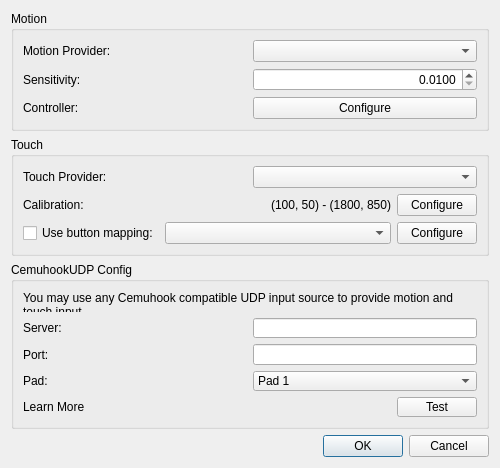
<?xml version="1.0" encoding="UTF-8"?>
<ui version="4.0">
 <class>ConfigureMotionTouch</class>
 <widget class="QDialog" name="ConfigureMotionTouch">
  <property name="windowTitle">
   <string>Configure Motion / Touch</string>
  </property>
  <property name="geometry">
   <rect>
    <x>0</x>
    <y>0</y>
    <width>500</width>
    <height>450</height>
   </rect>
  </property>
  <layout class="QVBoxLayout">
   <item>
    <widget class="QGroupBox" name="motion_group_box">
     <property name="title">
      <string>Motion</string>
     </property>
     <layout class="QVBoxLayout">
      <item>
       <layout class="QHBoxLayout">
        <item>
         <widget class="QLabel" name="motion_provider_label">
          <property name="text">
           <string>Motion Provider:</string>
          </property>
         </widget>
        </item>
        <item>
         <widget class="QComboBox" name="motion_provider"/>
        </item>
       </layout>
      </item>
      <item>
       <layout class="QHBoxLayout">
        <item>
         <widget class="QLabel" name="motion_sensitivity_label">
          <property name="text">
           <string>Sensitivity:</string>
          </property>
         </widget>
        </item>
        <item>
         <widget class="QDoubleSpinBox" name="motion_sensitivity">
          <property name="alignment">
           <set>Qt::AlignRight|Qt::AlignTrailing|Qt::AlignVCenter</set>
          </property>
          <property name="decimals">
           <number>4</number>
          </property>
          <property name="minimum">
           <double>0.010000000000000</double>
          </property>
          <property name="maximum">
           <double>10.000000000000000</double>
          </property>
          <property name="singleStep">
           <double>0.001000000000000</double>
          </property>
          <property name="value">
           <double>0.010000000000000</double>
          </property>
         </widget>
        </item>
       </layout>
      </item>
      <item>
       <layout class="QHBoxLayout">
        <item>
         <widget class="QLabel" name="motion_controller_label">
          <property name="text">
           <string>Controller:</string>
          </property>
         </widget>
        </item>
        <item>
         <widget class="QPushButton" name="motion_controller_button">
          <property name="text">
           <string>Configure</string>
          </property>
         </widget>
        </item>
       </layout>
      </item>
     </layout>
    </widget>
   </item>
   <item>
    <widget class="QGroupBox" name="touch_group_box">
     <property name="title">
      <string>Touch</string>
     </property>
     <layout class="QVBoxLayout">
      <item>
       <layout class="QHBoxLayout">
        <item>
         <widget class="QLabel" name="touch_provider_label">
          <property name="text">
           <string>Touch Provider:</string>
          </property>
         </widget>
        </item>
        <item>
         <widget class="QComboBox" name="touch_provider"/>
        </item>
       </layout>
      </item>
      <item>
       <layout class="QHBoxLayout">
        <item>
         <widget class="QLabel" name="touch_calibration_label">
          <property name="text">
           <string>Calibration:</string>
          </property>
         </widget>
        </item>
        <item>
         <widget class="QLabel" name="touch_calibration">
          <property name="text">
           <string>(100, 50) - (1800, 850)</string>
          </property>
          <property name="alignment">
           <set>Qt::AlignRight|Qt::AlignTrailing|Qt::AlignVCenter</set>
          </property>
         </widget>
        </item>
        <item>
         <widget class="QPushButton" name="touch_calibration_config">
          <property name="sizePolicy">
           <sizepolicy hsizetype="Maximum" vsizetype="Fixed">
            <horstretch>0</horstretch>
            <verstretch>0</verstretch>
           </sizepolicy>
          </property>
          <property name="text">
           <string>Configure</string>
          </property>
         </widget>
        </item>
       </layout>
      </item>
      <item>
       <layout class="QHBoxLayout">
        <item>
         <widget class="QCheckBox" name="touch_from_button_checkbox">
          <property name="sizePolicy">
           <sizepolicy hsizetype="Maximum" vsizetype="Fixed">
            <horstretch>0</horstretch>
            <verstretch>0</verstretch>
           </sizepolicy>
          </property>
          <property name="text">
           <string>Use button mapping:</string>
          </property>
         </widget>
        </item>
        <item>
         <widget class="QComboBox" name="touch_from_button_map"/>
        </item>
        <item>
         <widget class="QPushButton" name="touch_from_button_config_btn">
          <property name="sizePolicy">
           <sizepolicy hsizetype="Maximum" vsizetype="Fixed">
            <horstretch>0</horstretch>
            <verstretch>0</verstretch>
           </sizepolicy>
          </property>
          <property name="text">
           <string>Configure</string>
          </property>
         </widget>
        </item>
       </layout>
      </item>
     </layout>
    </widget>
   </item>
   <item>
    <widget class="QGroupBox" name="udp_config_group_box">
     <property name="title">
      <string>CemuhookUDP Config</string>
     </property>
     <layout class="QVBoxLayout">
      <item>
       <widget class="QLabel" name="udp_help">
        <property name="text">
         <string>You may use any Cemuhook compatible UDP input source to provide motion and touch input.</string>
        </property>
        <property name="alignment">
         <set>Qt::AlignLeading|Qt::AlignLeft|Qt::AlignTop</set>
        </property>
        <property name="wordWrap">
         <bool>true</bool>
        </property>
       </widget>
      </item>
      <item>
       <layout class="QHBoxLayout">
        <item>
         <widget class="QLabel" name="udp_server_label">
          <property name="text">
           <string>Server:</string>
          </property>
         </widget>
        </item>
        <item>
         <widget class="QLineEdit" name="udp_server">
          <property name="sizePolicy">
           <sizepolicy hsizetype="Minimum" vsizetype="Fixed">
            <horstretch>0</horstretch>
            <verstretch>0</verstretch>
           </sizepolicy>
          </property>
         </widget>
        </item>
       </layout>
      </item>
      <item>
       <layout class="QHBoxLayout">
        <item>
         <widget class="QLabel" name="udp_port_label">
          <property name="text">
           <string>Port:</string>
          </property>
         </widget>
        </item>
        <item>
         <widget class="QLineEdit" name="udp_port">
          <property name="sizePolicy">
           <sizepolicy hsizetype="Minimum" vsizetype="Fixed">
            <horstretch>0</horstretch>
            <verstretch>0</verstretch>
           </sizepolicy>
          </property>
         </widget>
        </item>
       </layout>
      </item>
      <item>
       <layout class="QHBoxLayout">
        <item>
         <widget class="QLabel" name="udp_pad_index_label">
          <property name="text">
           <string>Pad:</string>
          </property>
         </widget>
        </item>
        <item>
         <widget class="QComboBox" name="udp_pad_index">
          <item>
           <property name="text">
            <string>Pad 1</string>
           </property>
          </item>
          <item>
           <property name="text">
            <string>Pad 2</string>
           </property>
          </item>
          <item>
           <property name="text">
            <string>Pad 3</string>
           </property>
          </item>
          <item>
           <property name="text">
            <string>Pad 4</string>
           </property>
          </item>
         </widget>
        </item>
       </layout>
      </item>
      <item>
       <layout class="QHBoxLayout">
        <item>
         <widget class="QLabel" name="udp_learn_more">
          <property name="text">
           <string>Learn More</string>
          </property>
         </widget>
        </item>
        <item>
         <widget class="QPushButton" name="udp_test">
          <property name="sizePolicy">
           <sizepolicy hsizetype="Maximum" vsizetype="Fixed">
            <horstretch>0</horstretch>
            <verstretch>0</verstretch>
           </sizepolicy>
          </property>
          <property name="text">
           <string>Test</string>
          </property>
         </widget>
        </item>
       </layout>
      </item>
     </layout>
    </widget>
   </item>
   <item>
    <spacer>
     <property name="orientation">
      <enum>Qt::Vertical</enum>
     </property>
     <property name="sizeHint" stdset="0">
      <size>
       <width>167</width>
       <height>55</height>
      </size>
     </property>
    </spacer>
   </item>
   <item>
    <widget class="QDialogButtonBox" name="buttonBox">
     <property name="standardButtons">
      <set>QDialogButtonBox::Cancel|QDialogButtonBox::Ok</set>
     </property>
    </widget>
   </item>
  </layout>
 </widget>
 <resources/>
 <connections>
  <connection>
   <sender>buttonBox</sender>
   <signal>accepted()</signal>
   <receiver>ConfigureMotionTouch</receiver>
   <slot>ApplyConfiguration()</slot>
   <hints>
    <hint type="sourcelabel">
     <x>220</x>
     <y>380</y>
    </hint>
    <hint type="destinationlabel">
     <x>220</x>
     <y>200</y>
    </hint>
   </hints>
  </connection>
 </connections>
</ui>
